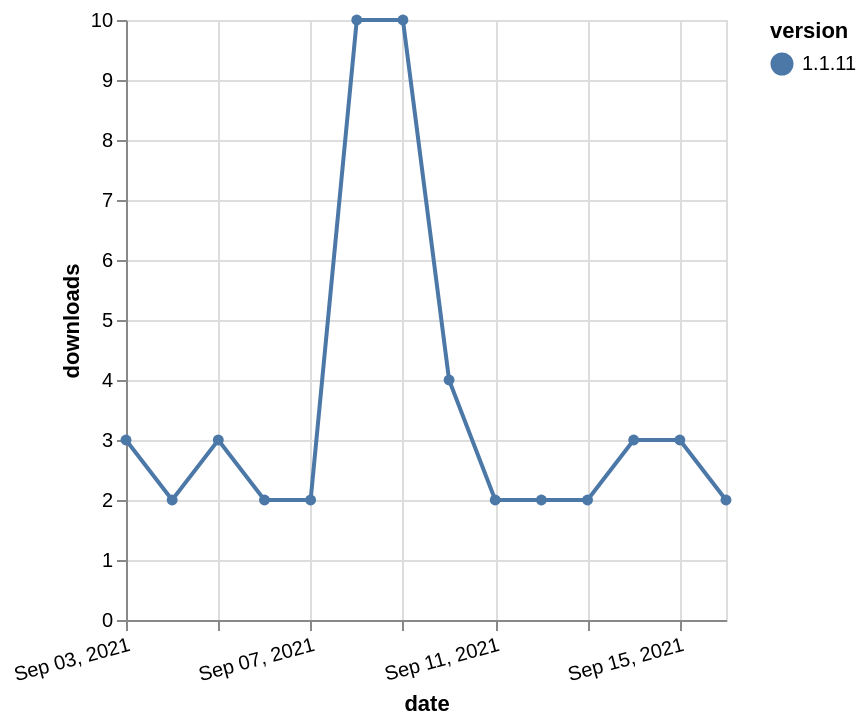

Express this chart as Vega-Lite.
### Vega-Lite specification from a JSON file in a GitHub repository (floating-point values rounded to 4 significant figures)
{"$schema": "https://vega.github.io/schema/vega-lite/v5.json", "description": "A simple bar chart with embedded data.", "data": {"values": [{"date": "2021-09-03", "total": 6093, "delta": 3, "version": "1.1.11"}, {"date": "2021-09-04", "total": 6095, "delta": 2, "version": "1.1.11"}, {"date": "2021-09-05", "total": 6098, "delta": 3, "version": "1.1.11"}, {"date": "2021-09-06", "total": 6100, "delta": 2, "version": "1.1.11"}, {"date": "2021-09-07", "total": 6102, "delta": 2, "version": "1.1.11"}, {"date": "2021-09-08", "total": 6112, "delta": 10, "version": "1.1.11"}, {"date": "2021-09-09", "total": 6122, "delta": 10, "version": "1.1.11"}, {"date": "2021-09-10", "total": 6126, "delta": 4, "version": "1.1.11"}, {"date": "2021-09-11", "total": 6128, "delta": 2, "version": "1.1.11"}, {"date": "2021-09-12", "total": 6130, "delta": 2, "version": "1.1.11"}, {"date": "2021-09-13", "total": 6132, "delta": 2, "version": "1.1.11"}, {"date": "2021-09-14", "total": 6135, "delta": 3, "version": "1.1.11"}, {"date": "2021-09-15", "total": 6138, "delta": 3, "version": "1.1.11"}, {"date": "2021-09-16", "total": 6140, "delta": 2, "version": "1.1.11"}]}, "width": "container", "mark": {"type": "line", "point": {"filled": true}}, "encoding": {"x": {"field": "date", "type": "temporal", "timeUnit": "yearmonthdate", "title": "date", "axis": {"labelAngle": -15}}, "y": {"field": "delta", "type": "quantitative", "title": "downloads"}, "color": {"field": "version", "type": "nominal"}, "tooltip": {"field": "delta"}}}
